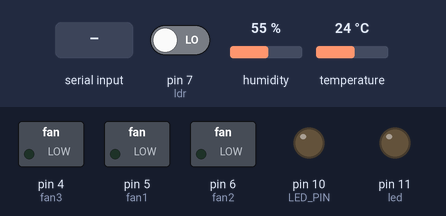
The sketch below on a simulated Arduino Uno, built with avr-gcc and run on an emulated ATmega328P. On the bench: switched loads named in the sketch (green lamp = pin HIGH), output pins drawn as LEDs (lit = HIGH). The test bench sets the inputs (shaded band); at power-on: pin 7 (ldr) LOW, humidity 55 %, temperature 24 °C. What the sketch prints to the serial monitor is not drawn.

Above: at 1.2 s.
1.3 s: "1" received over Serial
At 2.3 s:
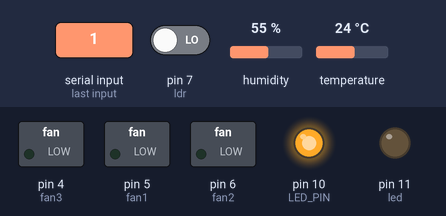
2.8 s: "0" received over Serial
At 3.7 s:
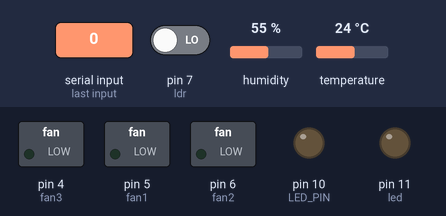
Timing chart, 0 to 5.8 s (numbered marks = the images above; inputs shaded):
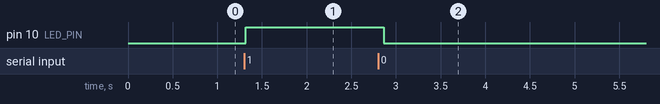

Measured:
- after the input at 1.3 s, pin 10 (LED_PIN): LOW → HIGH at once
- after the input at 2.8 s, pin 10 (LED_PIN): HIGH → LOW after 0.06 s

The sketch:

Human_Detection.ino
```cpp
#define LED_PIN 10
// Pin connected to the LED light
#include "DHT.h"

#define DHTPIN 2 //it reading input data fron temperature sensor
#define DHTTYPE DHT11   // DHT 11 for temperature
int fan1=5;
int fan2=6;
int fan3=4;
// It operates fan ON and OFF
int ldr =7; // It operatus the light pin
int x;
int led=11;
DHT dht(DHTPIN, DHTTYPE);


void setup() {
  pinMode(LED_PIN, OUTPUT); //out pin
  pinMode(ldr,INPUT);//input pin of LDR
  pinMode(led,OUTPUT);//Output pin of Led
  pinMode(fan1,OUTPUT);//Output pin of Fan1
  pinMode(fan2,OUTPUT);//Output pin of Fan2
  pinMode(fan3,OUTPUT);//Output pin of Fan3
  Serial.begin(9600);
  Serial.println(F("DHTxx test!"));
  dht.begin();
}

void loop() {

  // temperature measuring

  //delay(2000);

  // Reading temperature or humidity takes about 250 milliseconds!
  // Sensor readings may also be up to 2 seconds 'old' (its a very slow sensor)
  float h = dht.readHumidity();//reads the humidity
  // Read temperature as Celsius (the default)
  float t = dht.readTemperature();
  // Read temperature as Fahrenheit (isFahrenheit = true)
  float f = dht.readTemperature(true);

  // Check if any reads failed and exit early (to try again).
  if (isnan(h) || isnan(t) || isnan(f)) {
    Serial.println(F("Failed to read from DHT sensor!"));
    return;
  }

  // Compute heat index in Fahrenheit (the default)
  float hif = dht.computeHeatIndex(f, h);
  // Compute heat index in Celsius (isFahreheit = false)
  float hic = dht.computeHeatIndex(t, h, false);

  Serial.print(F("Humidity: "));
  Serial.print(h);
  Serial.print(F("%  Temperature: "));
  Serial.print(t);
  Serial.println();

  //
  x=digitalRead(ldr);//It storethe  it in the variable 'x'
  Serial.println(x);
  if (Serial.available() > 0)//It recieves the data from serial port
  {
    char signal = Serial.read();

    if (signal == '1') //human is found
    {
        if(x==HIGH)//checks the light intensity and turn ON the led
            {
                digitalWrite(led,HIGH);
            }
        if(x==LOW)//checks the light intensity and turn OFF the led
            {
                digitalWrite(led,LOW);
            }
        else
            {
                Serial.print("Now correct light intensity obtained that is :");
                Serial.println(x);
            }
        if(t>30)//checks the temperature and turn ON the fan
        {
           digitalWrite(fan1, HIGH);
           digitalWrite(fan2, HIGH);
           digitalWrite(fan3, HIGH);
        }
        if(t<29)//checks the temperature and turn OFF the fan
        {
            digitalWrite(fan1,LOW);
            digitalWrite(fan2,LOW);
            digitalWrite(fan3,LOW);

        }


      digitalWrite(LED_PIN, HIGH);  // Turn LED ON
   }
     if (signal == '0')//human is not found
      {
        Serial.println(F("No human detected. Skipping sensor readings."));
        digitalWrite(fan1, LOW);
        digitalWrite(fan2, LOW);
        digitalWrite(fan3, LOW);// Ensure fan is OFF
        digitalWrite(led, LOW);  // Ensure LED is OFF
        digitalWrite(LED_PIN, LOW);   // Turn LED OFF
      }
  }
}
```
